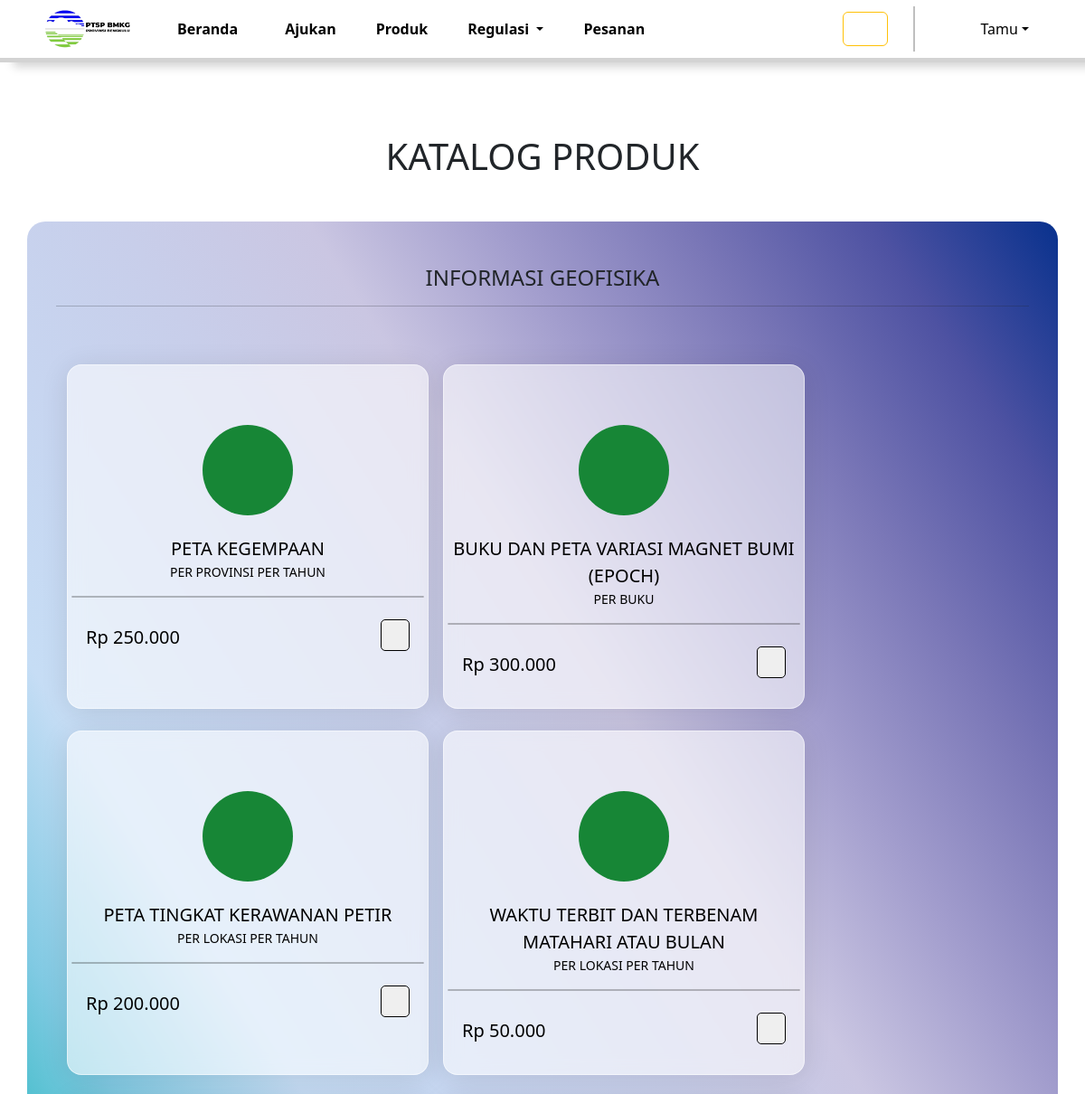
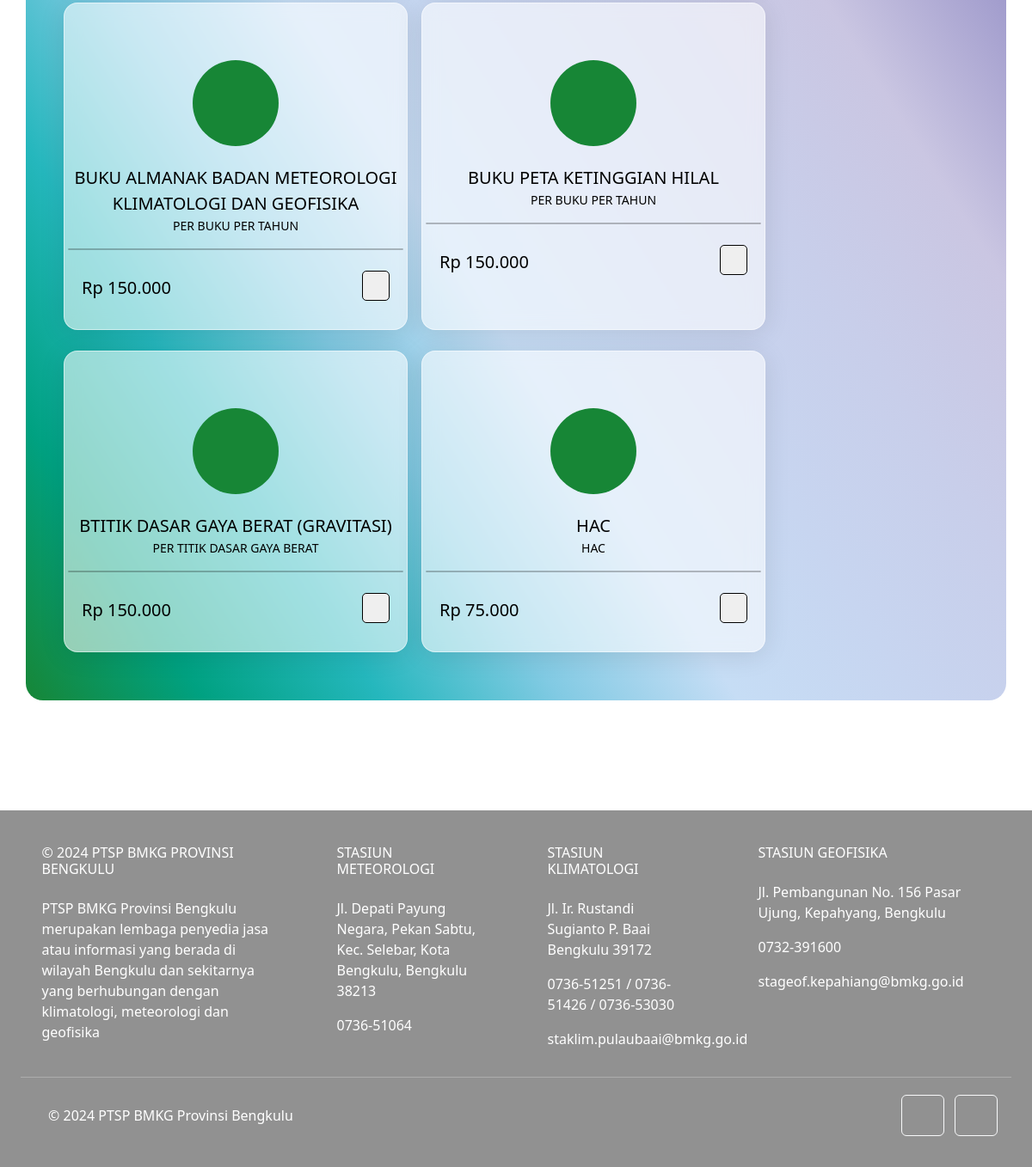
The app's page /src/user/partials/produk-informasi-geofisika.php with its own data (2 pictures, top to bottom).
### tables this page shows
CREATE TABLE `informasi` (
  `ID_Informasi` int(11) NOT NULL,
  `Foto_Informasi` longblob NOT NULL,
  `Nama_Informasi` varchar(100) NOT NULL,
  `Deskripsi_Informasi` text NOT NULL,
  `Harga_Informasi` int(11) NOT NULL,
  `Pemilik_Informasi` enum('Instansi A','Instansi B','Instansi C') NOT NULL,
  `No_Rekening_Informasi` int(15) NOT NULL,
  `Kategori_Informasi` enum('Meteorologi','Klimatologi','Geofisika') NOT NULL,
  `Status_Informasi` enum('Tersedia','Tidak Tersedia') NOT NULL
);

### src/admin/config/databases.php (called while the page is built, shortened)
<?php
class Informasi
{
    private $koneksi;
    public function __construct($koneksi)
    {
        $this->koneksi = $koneksi;
    }
    public function tampilkanDataInformasiGeofisika()
    {
        $query = "SELECT * FROM informasi WHERE Kategori_Informasi = 'Geofisika'";
        $result = $this->koneksi->query($query);
        if ($result->num_rows > 0) {
            $data = [];
            while ($baris = $result->fetch_assoc()) {
                $data[] = $baris;
            }
            return $data;
        } else {
            return null;
        }
    }
}

### src/user/partials/produk-informasi-geofisika.php (the view, shortened to what this page needs)
<?php
include '../../admin/config/databases.php';
?>
<!DOCTYPE html>
<html lang="en">
<head>
    <?php
    include('../partials/header.php');
    ?>
    <link rel="stylesheet" href="../assets/css/produk-informasi.css">
</head>
<body>
    <?php
    include('../partials/navbar.php');
    ?>
    <div class="container-fluid p-0" id="produk-informasi">
        <div class="container text-center">
            <div class="row">
                <h1 class="mb-5">KATALOG PRODUK</h1>
                <div class="col-md-12" id="informasi">
                    <h4 class="my-3">INFORMASI GEOFISIKA
                        <hr>
                    </h4>
                    <div class="row pt-5 px-3">
                        <?php
                        $informasiModel = new Informasi($koneksi);
                        $dataInformasiGeofisika = $informasiModel->tampilkanDataInformasiGeofisika();
                        if (!empty($dataInformasiGeofisika)) {
                            foreach ($dataInformasiGeofisika as $informasiGeofisika) {
                        ?>
                                <div class="col-md-4 mb-4 p-1" id="produk">
                                    <div class="card-product">
                                        <div class="card-info text-start ps-3 py-2">
                                            <button type="button" class="info p-0 border-0 bg-transparent" data-bs-toggle="modal" data-id="<?php echo $informasiGeofisika['ID_Informasi']; ?>">
                                                <box-icon name='info-circle'></box-icon>
                                            </button>
                                        </div>
                                        <div class="card-img my-3">
                                            <span class="dot">
                                                <box-icon name='cloud-lightning' id="icon" color='rgba(255,255,255,0.9)' class="product"></box-icon>
                                            </span>
                                        </div>
                                        <div class="card-title">
                                            <?php echo $informasiGeofisika['Nama_Informasi']; ?>
                                        </div>
                                        <div class="card-subtitle">
                                            <?php echo $informasiGeofisika['Deskripsi_Informasi']; ?>
                                        </div>
                                        <hr class="card-divider">
                                        <div class="d-flex card-footer justify-content-between my-4 mx-3">
                                            <div class="card-price text-start"><span>Rp</span>
                                                <?php echo number_format($informasiGeofisika['Harga_Informasi'], 0, ',', '.'); ?>
                                            </div>
                                            <div class="card-button">
                                                <form action="../../admin/config/add-cart-information-geofisika.php" method="POST">
                                                    <button class="card-btn" type="submit" name="tambah_keranjang">
                                                    </button>
                                                </form>
                                            </div>
                                        </div>
                                    </div>
                                </div>
                        <?php
                            }
                        } else {
                            echo "<div class='fw-bold' style='margin-top: -30px; border: 2px solid purple; width: 20%; margin-left: 50%; transform: translateX(-50%); border-radius: 15px; box-shadow: 2px 4px 10px rgba(0, 0, 0, 0.4); color: purple;'>Data Tidak Ditemukan!</div>";
                        }
                        ?>
                    </div>
                </div>
            </div>
        </div>
    </div>
    <?php
    include('../partials/footer.php');
    ?>
</body>
</html>

### src/user/assets/css/navbar.css (style rules this page uses)
:root { --color-bmkg1: #08318d; --color-bmkg2: #178636; --color-default-abu: #d3d3d3; }

### src/user/assets/css/produk-informasi.css (style rules this page uses)
body { padding: 0; margin: 0; }
#produk-informasi.container-fluid { margin: 5rem 0 1rem 0; padding: 0; }
#informasi, #jasa { background-image: linear-gradient( to left bottom, #08318d, #4e52a2, #7a77b7, #a29dcd, #cac6e2, #c8ceea, #c7d5f0, #c6ddf5, #81cae3, #25b7bd, #00a181, #178636 ); border-radius: 20px; margin-bottom: 5rem; padding: 2rem; height: 100%; }
#produk.col-md-4 { width: 400px; margin: 0 0.5rem 0 0.5rem; background: rgba(255, 255, 255, 0.57); border-radius: 16px; box-shadow: 0 4px 30px rgba(0, 0, 0, 0.1); backdrop-filter: blur(9.8px); -webkit-backdrop-filter: blur(9.8px); border: 1px solid rgba(255, 255, 255, 0.51); }
.dot { display: inline-flex; justify-content: center; align-items: center; width: 100px; height: 100px; background-color: #178636; padding: 1rem; border-radius: 50%; }
.product { width: 100px; height: 100px; }
.card-product { height: 100%; }
.card-title { font-size: 20px; font-weight: 500; text-align: center; color: black; }
.card-subtitle { font-size: 14px; font-weight: 400; color: black; }
.card-divider { width: 100%; border: 1px solid black; border-radius: 50px; }
.card-footer { display: flex; flex-direction: row; justify-content: space-between; align-items: center; }
.card-price { font-size: 20px; font-weight: 500; color: black; }
.card-price span { font-size: 20px; font-weight: 500; color: black; }
.card-btn { height: 35px; border: 1px solid black; border-radius: 5px; padding: 0 15px; transition: all 0.3s; }

### records on screen
informasi: Nama_Informasi "PETA KEGEMPAAN", Deskripsi_Informasi "PER PROVINSI PER TAHUN", Harga_Informasi "250.000"
informasi: Nama_Informasi "BUKU DAN PETA VARIASI MAGNET BUMI (EPOCH)", Deskripsi_Informasi "PER BUKU", Harga_Informasi "300.000"
informasi: Nama_Informasi "PETA TINGKAT KERAWANAN PETIR", Deskripsi_Informasi "PER LOKASI PER TAHUN", Harga_Informasi "200.000"
informasi: Nama_Informasi "WAKTU TERBIT DAN TERBENAM MATAHARI ATAU BULAN", Deskripsi_Informasi "PER LOKASI PER TAHUN", Harga_Informasi "50.000"
informasi: Nama_Informasi "BUKU ALMANAK BADAN METEOROLOGI KLIMATOLOGI DAN GEOFISIKA", Deskripsi_Informasi "PER BUKU PER TAHUN", Harga_Informasi "150.000"
informasi: Nama_Informasi "BUKU PETA KETINGGIAN HILAL", Deskripsi_Informasi "PER BUKU PER TAHUN", Harga_Informasi "150.000"
informasi: Nama_Informasi "BTITIK DASAR GAYA BERAT (GRAVITASI)", Deskripsi_Informasi "PER TITIK DASAR GAYA BERAT", Harga_Informasi "150.000"
informasi: Nama_Informasi "HAC", Deskripsi_Informasi "HAC", Harga_Informasi "75.000"
